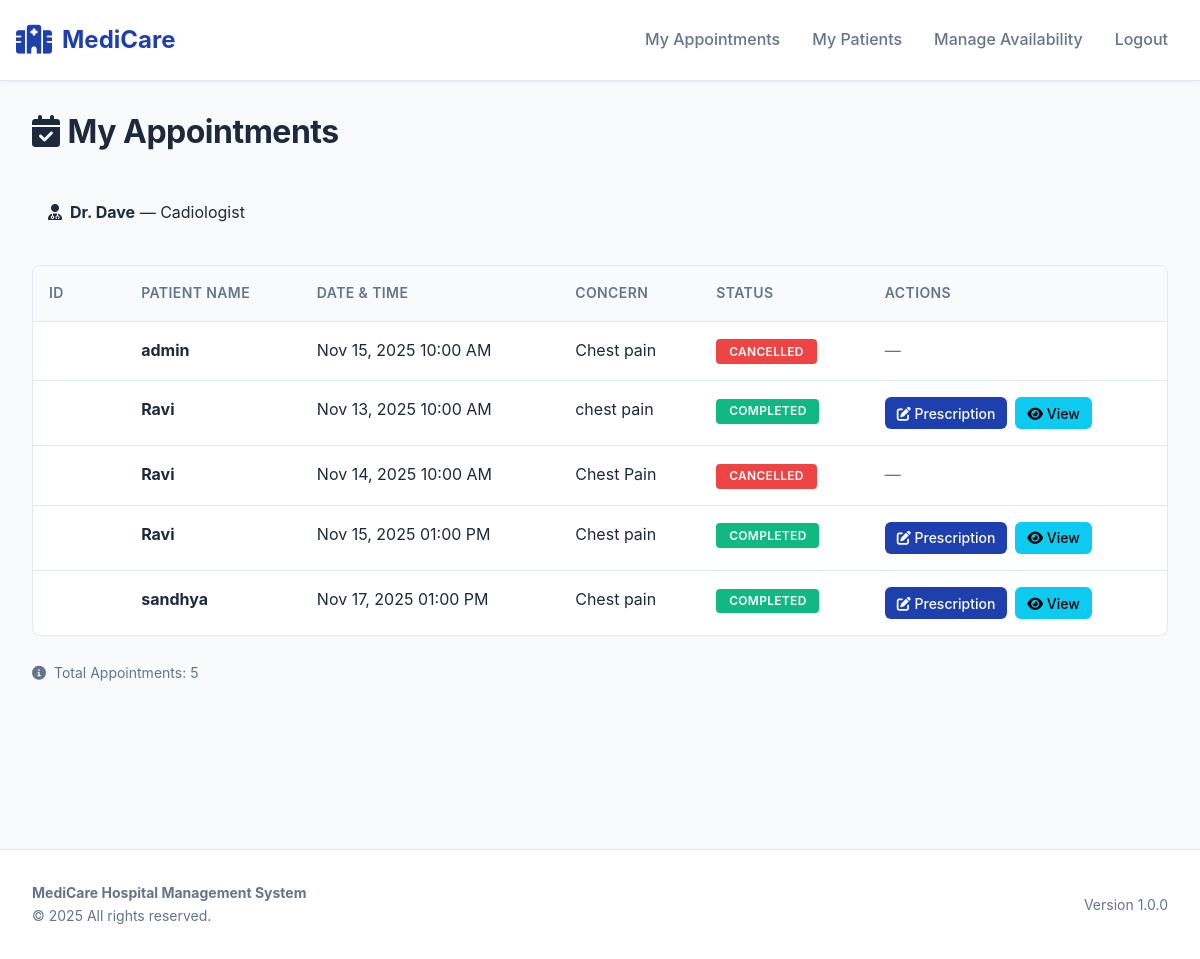
The page /doctor/appointments/1 on the database its author committed.
### application/models.py (models this page shows)
class Doctors(db.Model):
    id = db.Column(db.Integer, primary_key=True)
    name = db.Column(db.String(80), nullable = False)
    specialization = db.Column(db.String(100), nullable = False)
    email = db.Column(db.String(100), unique = True, nullable = False)
    password = db.Column(db.String(20), nullable = False)
    is_active = db.Column(db.Boolean, default=True, nullable=False)
    requests = db.relationship('Appointment', backref='doctor', lazy=True)
    slots = db.relationship('Slot', backref='doctor', lazy=True)

class Appointment(db.Model):
    __tablename__ = "appointments"
    id = db.Column(db.Integer, primary_key=True)
    user_id = db.Column(db.Integer, db.ForeignKey('user.id'), nullable=False)        # if your users table is 'user'
    doctor_id = db.Column(db.Integer, db.ForeignKey('doctors.id'), nullable=False)   # point to doctors table
    appointment_date = db.Column(db.DateTime, nullable=False)
    slot_id = db.Column(db.Integer, db.ForeignKey('slots.id'), nullable=True)
    reason = db.Column(db.String(500))   # store short reason
    status = db.Column(db.String(20), nullable=False, default='scheduled')
    created_at = db.Column(db.DateTime, default=datetime.utcnow)
    __table_args__ = (
        db.UniqueConstraint('doctor_id', 'appointment_date', name='uix_doctor_appointment_dt'),
    )

class User(db.Model):
    id = db.Column(db.Integer, primary_key=True)
    username = db.Column(db.String(80), unique = True, nullable = False)
    email = db.Column(db.String(100), unique = True, nullable = False)
    password = db.Column(db.String(20), nullable = False)
    phone = db.Column(db.String(15), nullable=True)
    type = db.Column(db.String(20), nullable = False, default='user')
    requests = db.relationship('Appointment', backref='user', lazy=True)

### application/controllers.py (the view)
@app.route('/doctor/appointments/<int:doctor_id>')
def doctor_appointments(doctor_id):
    doc = Doctors.query.get(doctor_id)
    if not doc:
        return redirect('/login')
    appointments = Appointment.query.filter_by(doctor_id=doctor_id).all()
    return render_template('doctor_appointments.html', doctor=doc, appointments=appointments)

### templates/doctor_appointments.html (shortened to what this page needs)
{% extends "base.html" %}
{% block nav_items %}
    <li class="nav-item">
        <a class="nav-link" href="/doctor/appointments/{{ doctor.id }}">My Appointments</a>
    </li>
    <li class="nav-item">
        <a class="nav-link" href="/doctor/patients/{{ doctor.id }}">My Patients</a>
    </li>
    <li class="nav-item">
        <a class="nav-link" href="/doctor/availability/{{ doctor.id }}">Manage Availability</a>
    </li>
    <li class="nav-item">
        <a class="nav-link" href="/logout">Logout</a>
    </li>
{% endblock %}
{% block content %}
<h1 class="page-title">
    <i class="fas fa-calendar-check me-2"></i>My Appointments
</h1>
<div class="mb-4 p-3 bg-light rounded">
    <p class="mb-0">
        <strong><i class="fas fa-user-md me-2"></i>Dr. {{ doctor.name }}</strong> — {{ doctor.specialization }}
    </p>
</div>
{% if appointments %}
    <div class="table-container">
        <table class="table">
            <thead>
                <tr>
                    <th>ID</th>
                    <th>Patient Name</th>
                    <th>Date & Time</th>
                    <th>Concern</th>
                    <th>Status</th>
                    <th>Actions</th>
                </tr>
            </thead>
            <tbody>
                {% for appt in appointments %}
                <tr>
                    <td>
                        <span class="badge badge-secondary">#{{ appt.id }}</span>
                    </td>
                    <td>
                        <strong>{{ appt.user.username }}</strong>
                    </td>
                    <td>
                        {{ appt.appointment_date.strftime('%b %d, %Y %I:%M %p') }}
                    </td>
                    <td>
                        {{ appt.reason }}
                    </td>
                    <td>
                        {% if appt.status == 'scheduled' %}
                            <span class="badge badge-warning">Scheduled</span>
                        {% elif appt.status == 'completed' %}
                            <span class="badge badge-success">Completed</span>
                        {% else %}
                            <span class="badge badge-danger">Cancelled</span>
                        {% endif %}
                    </td>
                    <td>
                        {% if appt.status == 'scheduled' %}
                            <div class="action-buttons">
                                <form method="post" action="/appointment/mark-complete/{{ appt.id }}" style="display:inline">
                                    <button type="submit" class="btn btn-sm btn-success" title="Mark Appointment Complete">
                                        <i class="fas fa-check"></i> Complete
                                    </button>
                                </form>
                            </div>
                        {% elif appt.status == 'completed' %}
                            <div class="action-buttons">
                                <a href="/prescription/add/{{ appt.id }}" class="btn btn-sm btn-primary" title="Add Prescription">
                                    <i class="fas fa-edit"></i> Prescription
                                </a>
                                <a href="/prescription/view/{{ appt.id }}" class="btn btn-sm btn-info" title="View Prescription">
                                    <i class="fas fa-eye"></i> View
                                </a>
                            </div>
                        {% else %}
                            <span class="text-muted">—</span>
                        {% endif %}
                    </td>
                </tr>
                {% endfor %}
            </tbody>
        </table>
    </div>
    <div class="mt-4">
        <small class="text-muted">
            <i class="fas fa-info-circle me-2"></i>Total Appointments: {{ appointments|length }}
        </small>
    </div>
{% else %}
    <div class="empty-state">
        <i class="fas fa-calendar-check"></i>
        <h5>No appointments scheduled</h5>
        <p>You don't have any appointments at this time</p>
    </div>
{% endif %}
{% endblock %}

### templates/base.html (style rules this page uses)
:root { --primary: #1e40af; --primary-dark: #1e3a8a; --primary-light: #3b82f6; --secondary: #64748b; --success: #10b981; --warning: #f59e0b; --danger: #ef4444; --light-bg: #f8fafc; --border-color: #e2e8f0; --text-primary: #1e293b; --text-secondary: #64748b; }
* { margin: 0; padding: 0; box-sizing: border-box; }
body { background-color: var(--light-bg); color: var(--text-primary); font-family: -apple-system, BlinkMacSystemFont, 'Segoe UI', Roboto, 'Helvetica Neue', Arial, sans-serif; line-height: 1.6; }
.nav-link { color: var(--text-secondary) !important; font-weight: 500; margin: 0 8px; transition: color 0.2s ease; }
.page-title { font-size: 2rem; font-weight: 700; color: var(--text-primary); margin-bottom: 2rem; letter-spacing: -0.5px; }
h1, h2, h3, h4, h5, h6 { color: var(--text-primary); font-weight: 600; }
.text-muted { color: var(--text-secondary) !important; }
.table-container { background: white; border: 1px solid var(--border-color); border-radius: 8px; overflow: hidden; }
.table { margin-bottom: 0; }
.table thead { background: var(--light-bg); border-bottom: 1px solid var(--border-color); }
.table thead th { padding: 1rem; font-size: 0.875rem; font-weight: 600; color: var(--text-secondary); text-transform: uppercase; letter-spacing: 0.4px; border: none; }
.table tbody td { padding: 1rem; border-bottom: 1px solid var(--border-color); color: var(--text-primary); }
.table tbody tr:last-child td { border-bottom: none; }
.badge { padding: 0.4rem 0.8rem; font-size: 0.75rem; font-weight: 600; border-radius: 4px; text-transform: uppercase; letter-spacing: 0.3px; }
.badge-success { background: var(--success); color: white; }
.badge-danger { background: var(--danger); color: white; }
.btn { border-radius: 6px; font-weight: 500; padding: 0.5rem 1rem; transition: all 0.2s ease; border: none; }
.btn-primary { background: var(--primary); color: white; }
.btn-sm { padding: 0.35rem 0.75rem; font-size: 0.875rem; }
.action-buttons { display: flex; gap: 0.5rem; flex-wrap: wrap; }

### rows shown on the page
Doctors: name "Dave", specialization "Cadiologist"
Appointment: user.username "admin", appointment_date "Nov 15, 2025 10:00 AM", reason "Chest pain", status "CANCELLED"
Appointment: user.username "Ravi", appointment_date "Nov 13, 2025 10:00 AM", reason "chest pain", status "COMPLETED"
Appointment: user.username "Ravi", appointment_date "Nov 14, 2025 10:00 AM", reason "Chest Pain", status "CANCELLED"
Appointment: user.username "Ravi", appointment_date "Nov 15, 2025 01:00 PM", reason "Chest pain", status "COMPLETED"
Appointment: user.username "sandhya", appointment_date "Nov 17, 2025 01:00 PM", reason "Chest pain", status "COMPLETED"

### other values the page prints
{{ appointments|length }} "5"
